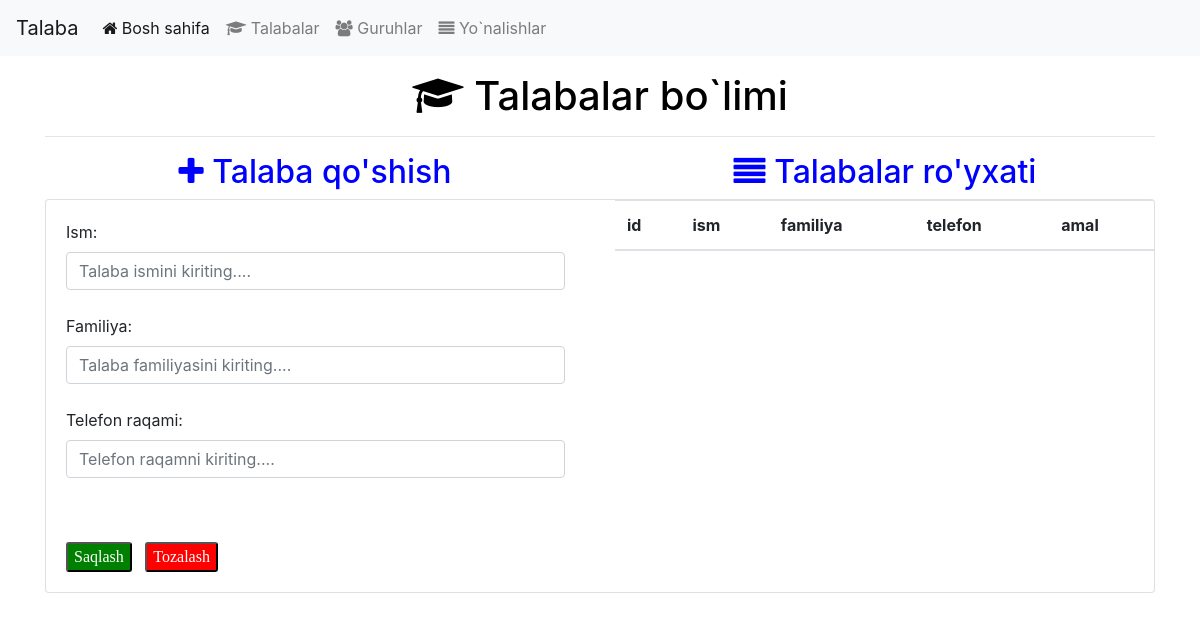
The app's page /talaba, older data.
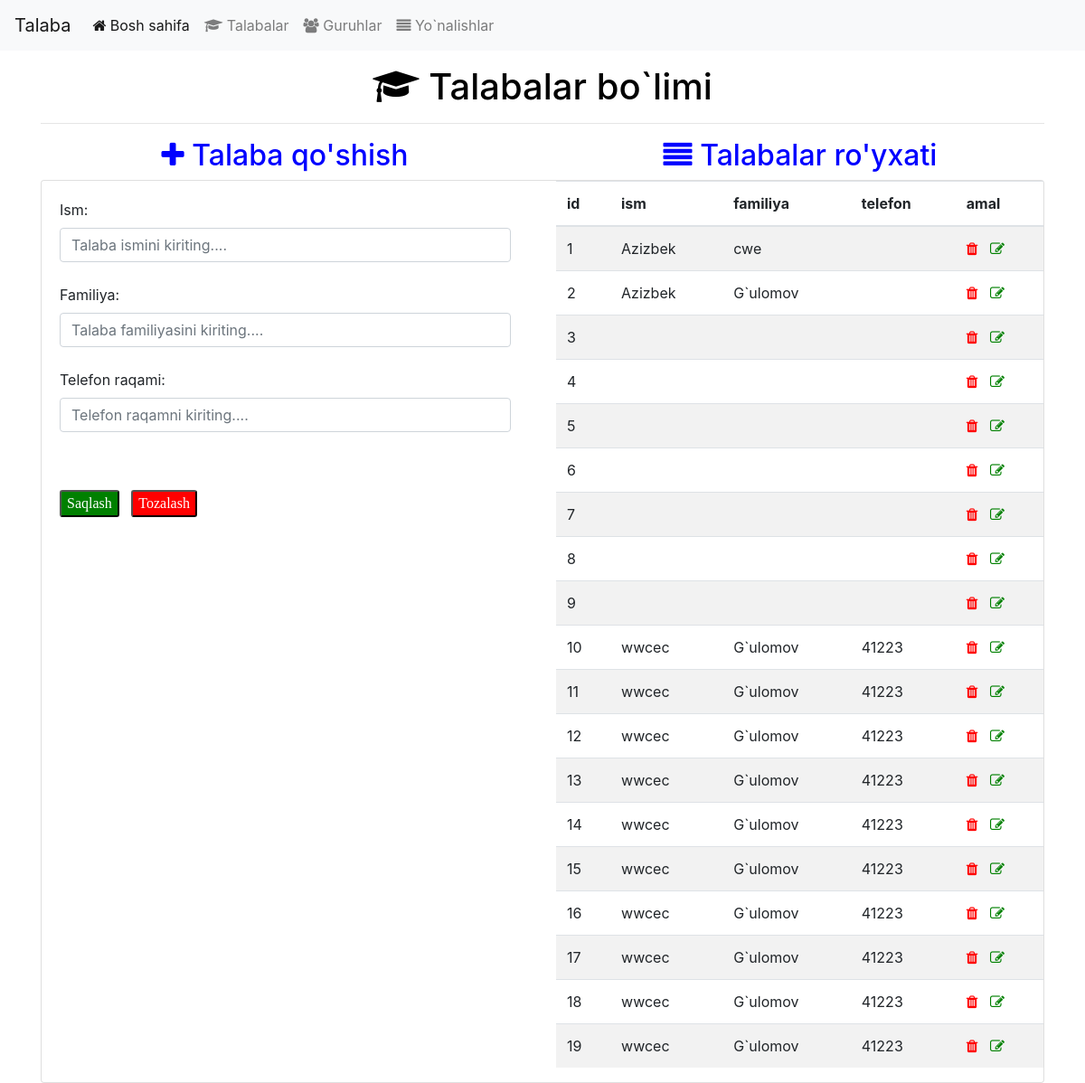
The same page, newer data.
### model/talaba.py (models this page shows, shortened)
class Talaba(db.Model):
    id = db.Column(db.Integer, primary_key=True, autoincrement=True)
    ism = db.Column(db.String(50))
    familiya = db.Column(db.String(50))
    telefon = db.Column(db.String(15))

### controller/talaba_controller.py (the view)
@talaba_url.route("/talaba", methods=['GET', 'POST', 'DELETE', 'UPDATE'])
def index():
    if request.method == 'GET':
        return royxat()
    elif request.method == 'POST':
        return qoshish(request.form)
    elif request.method == 'DELETE':
        return ochirish(request.args.get('id'))

### controller/talaba_controller.py (called while the page is built)
def royxat():
    talabalar = ts.getAll()
    return render_template("talaba.html", talabalar=talabalar)

### repo/talaba_repo.py (called while the page is built)
    def findAll(self):
        return db.session.query(Talaba).all()

### service/talaba_service.py (called while the page is built)
    def getAll(self):
        return self.tr.findAll()

### templates/talaba.html (shortened to what this page needs)
<!DOCTYPE html>
<html lang="en">
<head>
    <link rel="stylesheet" href="https://stackpath.bootstrapcdn.com/bootstrap/4.3.1/css/bootstrap.min.css"
>
    <link rel="stylesheet" href="https://cdnjs.cloudflare.com/ajax/libs/font-awesome/4.7.0/css/font-awesome.min.css">
</head>
<body>
    <br><br><br>
    <div class="container ">
        {% include "header.html" %}
        <h1 style="color: black;text-align: center;"><i class="fa fa-graduation-cap" aria-hidden="true"></i>
            Talabalar bo`limi
        </h1>
        <hr>
        <div class="row">
            <h2 class="col-sm" style="color: blue;text-align: center;"><i class="fa fa-plus" aria-hidden="true"></i>
                Talaba qo'shish</h2>
            <h2 class="col-sm" style="text-align: center; color: blue "><i class="fa fa-align-justify"
                    aria-hidden="true"></i> Talabalar ro'yxati</h2>
        </div>
        <div class="card ">
            <div class="row">
                <div class="col-sm">
                    <div class="card-body ">
                        <form action="/talaba" method="post">
                            <div class="form-group ">
                                <label for="ism">Ism: </label>
                                <input placeholder="Talaba ismini kiriting...." class="form-control" type="text"
                                    name="ism" id="ism">
                                <br>
                                <label for="familiya">Familiya: </label>
                                <input placeholder="Talaba familiyasini kiriting...." class="form-control" type="text"
                                    name="familiya" id="familiya">
                                <br>
                                <label for="telefon">Telefon raqami: </label>
                                <input placeholder="Telefon raqamni kiriting...." class="form-control" type="number"
                                    name="telefon" id="telefon">
                            </div><br><br>
                            <input
                                style="background-color: green;border-radius: 3px; color: white;font-family: cursive;box-shadow: green;"
                                type="submit" value="Saqlash">&nbsp;&nbsp;
                            <input
                                style="background-color: red;border-radius: 3px; color: white;font-family: cursive;box-shadow: red;"
                                type="reset" value="Tozalash">
                        </form>
                    </div>
                </div>
                <div class="col-sm">
                    <table class="table table-striped">
                        <thead>
                            <tr>
                                <th>id</th>
                                <th>ism</th>
                                <th>familiya</th>
                                <th>telefon</th>
                                <th>amal</th>
                            </tr>
                        </thead>
                        <tbody>
                            {% if talabalar %}
                            {% for y in talabalar %}
                            <tr>
                                <td>{{y.id}}</td>
                                <td>{{y.ism}}</td>
                                <td>{{y.familiya}}</td>
                                <td>{{y.telefon}}</td>
                                <td>
                                    <a href="/guruh/ochirish?id={{y.id}}"><i style="color: red;" class="fa fa-trash"
                                            aria-hidden="true"></i></a>&nbsp;&nbsp;
                                    <a href="/guruh?tahrirlash={{y.id}}"><i style="color: green;"
                                            class="fa fa-pencil-square-o" aria-hidden="true"></i></a>
                                </td>
                            </tr>
                            {% endfor %}
                            {% endif %}
                        </tbody>
                    </table>
                </div>
            </div>
        </div>
</body>
</html>
</body>
</html>

Row changes from the older to the newer data that the page shows:
added Talaba: id "1", ism "Azizbek", familiya "cwe"
added Talaba: id "2", ism "Azizbek", familiya "G`ulomov"
added Talaba: id "3"
added Talaba: id "4"
added Talaba: id "5"
added Talaba: id "6"
added Talaba: id "7"
added Talaba: id "8"
added Talaba: id "9"
added Talaba: id "10", ism "wwcec", familiya "G`ulomov", telefon "41223"
added Talaba: id "11", ism "wwcec", familiya "G`ulomov", telefon "41223"
added Talaba: id "12", ism "wwcec", familiya "G`ulomov", telefon "41223"
added Talaba: id "13", ism "wwcec", familiya "G`ulomov", telefon "41223"
added Talaba: id "14", ism "wwcec", familiya "G`ulomov", telefon "41223"
added Talaba: id "15", ism "wwcec", familiya "G`ulomov", telefon "41223"
added Talaba: id "16", ism "wwcec", familiya "G`ulomov", telefon "41223"
added Talaba: id "17", ism "wwcec", familiya "G`ulomov", telefon "41223"
added Talaba: id "18", ism "wwcec", familiya "G`ulomov", telefon "41223"
added Talaba: id "19", ism "wwcec", familiya "G`ulomov", telefon "41223"
